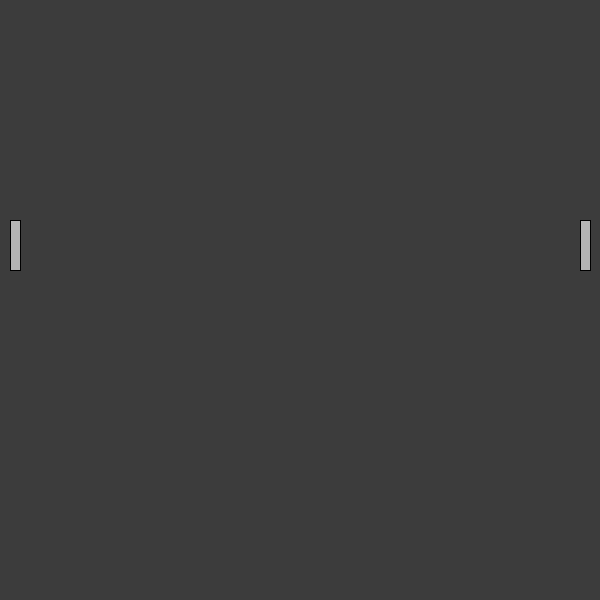
Frame 1 (no input)
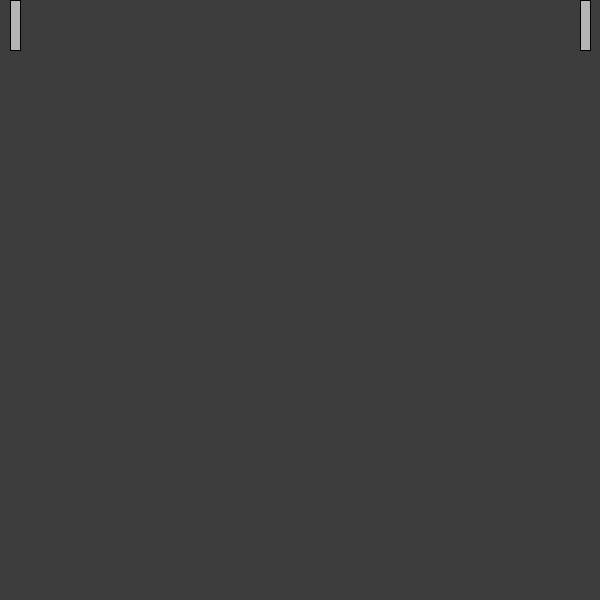
Frame 60 (the mouse pressed at the canvas centre just before this capture)
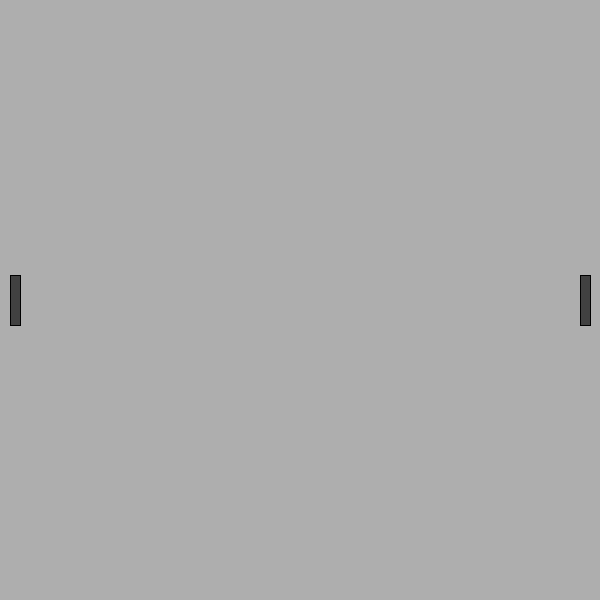
Frame 120 (the mouse held since frame 60 and released just before this capture)

The Processing sketch that drew these frames (run headless with seeded random() and noise(); from frame 60 on, the mouse is pressed at the canvas centre):

// Processing sketch: PongSolitaire
// ── PongSolitaire.pde
static final int PADDLE_WIDTH = 10, PADDLE_HEIGHT = 50, PADDLE_OFFSET = 10;
static final float SWITCH_CHANCE = .25;
static final int DARK = 60, LIGHT = 180;

Paddle[] paddles = new Paddle[2];

PaddleMovement upDown = () -> mouseY;
PaddleMovement leftRight = () -> mouseX;

boolean controlsSwitched = false;
float targetBgColor = DARK;
float targetPaddleColor = LIGHT;

void setup() {
  size(600, 600);
  reset();
}

void draw() {
  targetBgColor += ((controlsSwitched ? LIGHT : DARK) - targetBgColor) * .05;
  background(targetBgColor);

  targetPaddleColor += ((controlsSwitched ? DARK : LIGHT) - targetPaddleColor) * 0.05;
  fill(targetPaddleColor);
  for (Paddle p : paddles) {
    p.update();
  }
}

void mousePressed() {
  // This is just for testing
  switchControls();
}

void reset() {
  paddles[0] = new Paddle(        PADDLE_OFFSET + PADDLE_WIDTH / 2, height / 2, PADDLE_WIDTH, PADDLE_HEIGHT);
  paddles[1] = new Paddle(width - PADDLE_OFFSET - PADDLE_WIDTH / 2, height / 2, PADDLE_WIDTH, PADDLE_HEIGHT);
  updateMovement();
}

void switchControls() {
  controlsSwitched = !controlsSwitched;
  updateMovement();
}

void updateMovement() {
  paddles[0].movement = controlsSwitched ? leftRight : upDown;
  paddles[1].movement = controlsSwitched ? upDown : leftRight;
}

interface PaddleMovement {
  float getInput();
}

class Paddle {
  float x, y, w, h;
  PaddleMovement movement;

  Paddle(float x, float y, float w, float h) {
    this.x = x;
    this.y = y;
    this.w = w;
    this.h = h;
  }

  void update() {
    float input = movement.getInput();
    float targetY = constrain(input, h / 2, height - h / 2);
    y += (targetY - y) * .2;

    push();
    translate(x, y);
    rect(-w/2f, -h/2f, w, h);
    pop();
  }
}
